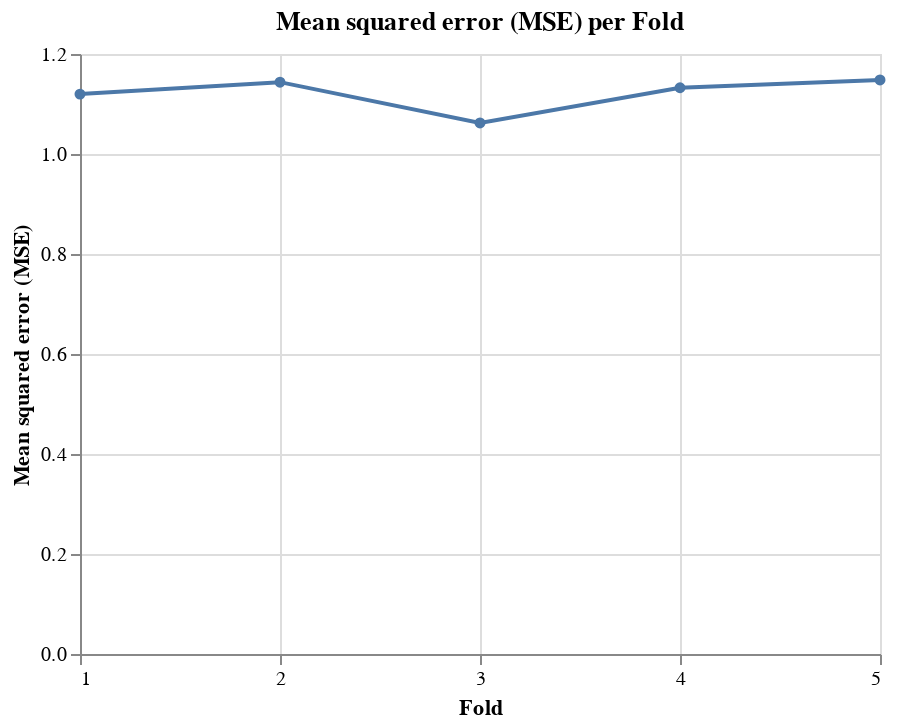

The cell this chart's notebook holds for it:
### Code cell
alt.Chart(df_scores.reset_index()).mark_line(
     point=alt.OverlayMarkDef()
).encode(
    x=alt.X("index", bin=False, title="Fold", axis=alt.Axis(tickCount=5)),
    y=alt.Y("lr", aggregate="mean", title="Mean squared error (MSE)")
).properties(title="Mean squared error (MSE) per Fold")

### Figure 1 — Vega-Lite specification as saved in the notebook (floating-point values rounded to 4 significant figures)
{"config": {"view": {"continuousWidth": 400, "continuousHeight": 300}}, "data": {"name": "data-61371d84faf60e2d54ed2417c9bffc61"}, "mark": {"type": "line", "point": {}}, "encoding": {"x": {"axis": {"tickCount": 5}, "bin": false, "field": "index", "title": "Fold", "type": "quantitative"}, "y": {"aggregate": "mean", "field": "lr", "title": "Mean squared error (MSE)", "type": "quantitative"}}, "title": "Mean squared error (MSE) per Fold", "$schema": "https://vega.github.io/schema/vega-lite/v4.17.0.json", "datasets": {"data-61371d84faf60e2d54ed2417c9bffc61": [{"index": 1, "lr": 1.12}, {"index": 2, "lr": 1.144}, {"index": 3, "lr": 1.062}, {"index": 4, "lr": 1.133}, {"index": 5, "lr": 1.148}]}}
